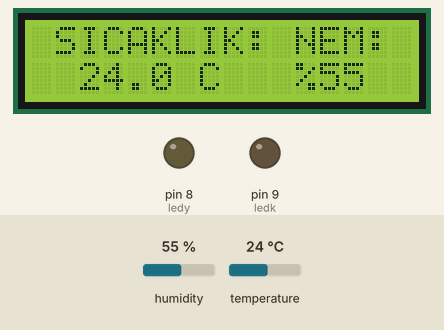
Recording of a sketch running on a simulated Arduino Uno, built with avr-gcc and run on an emulated ATmega328P. On the bench: 16×2 character LCD, output pins drawn as LEDs (lit = HIGH). The test bench sets the inputs (shaded band); at power-on: humidity 55 %, temperature 24 °C.

Above: at 6.2 s.
6.3 s: humidity set to 41 %
At 8.2 s:
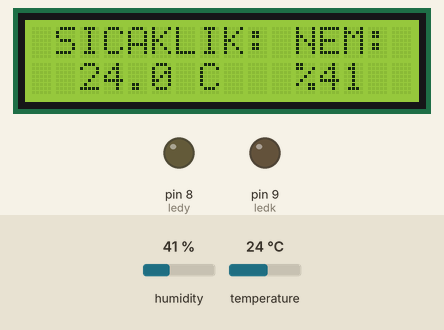
9.0 s: humidity set to 38 %
At 10.0 s:
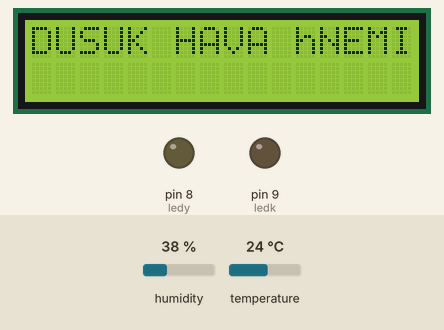
14.9 s: temperature set to 12 °C
At 16.3 s:
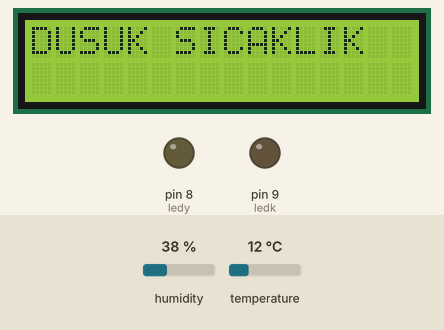
20.8 s: temperature set to 28 °C
At 24.5 s:
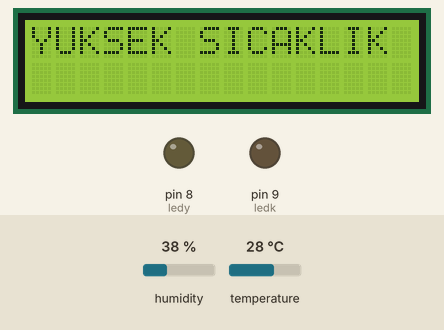
26.2 s: humidity set to 68 %
At 30.7 s:
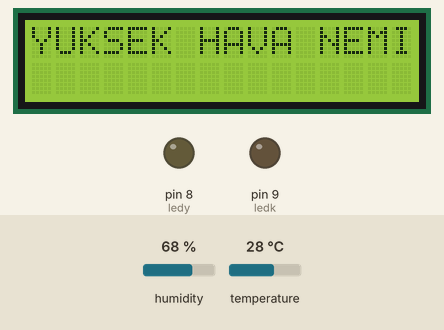
Timing chart, 0 to 32.2 s (numbered marks = the images above; inputs shaded):
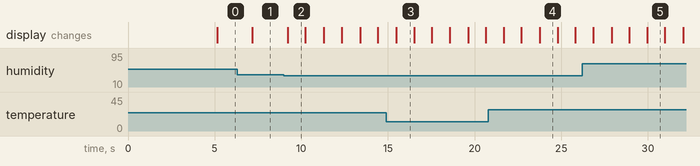

Measured:
- the behaviour switches between 40 and 39 % on humidity (found by bisection; images 1 and 2)
- after the input at 6.3 s, the display: changes after 0.86 s (image 1)
- after the input at 9.0 s, the display: changes after 0.20 s (image 2)
- after the input at 14.9 s, the display: changes after 0.59 s (image 3)
- after the input at 20.8 s, the display: first differs from a run without the input after 3.0 s (image 4)
- what the display in image 2 shows lasts 1.0 s, from 9.2 s to 10.2 s

The sketch:

dht11_lcd.ino
```cpp
#include <LiquidCrystal_I2C.h>  //Kütüphaneleri anlat
#include <DHT.h>
#include <Wire.h>

#define DHTPIN 2           //Burada sensörün sinyal pininin nereye bağlanacağını seçiyorum
#define DHTTYPE DHT11      //Burada sensör modelini ayarlıyorum
DHT dht(DHTPIN, DHTTYPE);  //pin ve model bilgilerini DHT değişkeninin içine atıyorum.

LiquidCrystal_I2C lcd(0x27, 16, 2);


int ledy = 8;
int ledk = 9;

void setup() {
  lcd.init();
  lcd.backlight();
  dht.begin();
  Serial.begin(9600);

  pinMode(ledy, OUTPUT);
  pinMode(ledk, OUTPUT);

  lcd.setCursor(2, 0);
  lcd.print("ELKA BILISIM");
  lcd.setCursor(3, 1);
  lcd.print("TERMOMETRE");
  delay(5000);
  lcd.clear();
}

void loop() {
  float temperature = dht.readTemperature();
  float humidity = dht.readHumidity();

  lcd.setCursor(1, 0);
  lcd.print("SICAKLIK:");
  lcd.setCursor(7, 1);
  lcd.print("C");
  lcd.setCursor(11, 0);
  lcd.print("NEM:");
  lcd.setCursor(11, 1);
  lcd.print("%");

  lcd.setCursor(2, 1);
  lcd.print(temperature, 1);

  lcd.setCursor(12, 1);
  lcd.print(humidity, 0);


  if (temperature < 20)  //1.koşul:düşük sıcaklık uyarısı
  {
    lcd.clear();
    lcd.setCursor(0, 0);
    lcd.print("DUSUK SICAKLIK");
    delay(1000);
    lcd.clear();
    lcd.setCursor(1, 0);
    lcd.print("SICAKLIK:");
    lcd.setCursor(7, 1);
    lcd.print("C");
    lcd.setCursor(11, 0);
    lcd.print("NEM:");
    lcd.setCursor(11, 1);
    lcd.print("%");

    lcd.setCursor(2, 1);
    lcd.print(temperature, 1);

    lcd.setCursor(12, 1);
    lcd.print(humidity, 0);
    delay(1000);
  }

  if (temperature > 25) //2.koşul:yüksek sıcaklık uyarısı
  {
    lcd.clear();
    lcd.setCursor(0, 0);
    lcd.print("YUKSEK SICAKLIK");
    delay(1000);
    lcd.clear();
    lcd.setCursor(1, 0);
    lcd.print("SICAKLIK:");
    lcd.setCursor(7, 1);
    lcd.print("C");
    lcd.setCursor(11, 0);
    lcd.print("NEM:");
    lcd.setCursor(11, 1);
    lcd.print("%");

    lcd.setCursor(2, 1);
    lcd.print(temperature, 1);

    lcd.setCursor(12, 1);
    lcd.print(humidity, 0);
    delay(1000);
  }

  if (humidity < 40) //düşük nem uyarısı
  {
    lcd.clear();
    lcd.setCursor(0, 0);
    lcd.print("DUSUK HAVA hNEMI");
    delay(1000);
    lcd.clear();
    lcd.setCursor(1, 0);
    lcd.print("SICAKLIK:");
    lcd.setCursor(7, 1);
    lcd.print("C");
    lcd.setCursor(11, 0);
    lcd.print("NEM:");
    lcd.setCursor(11, 1);
    lcd.print("%");

    lcd.setCursor(2, 1);
    lcd.print(temperature, 1);

    lcd.setCursor(12, 1);
    lcd.print(humidity, 0);
    delay(1000);
  }

  if (humidity > 60) //yüksek nem uyarısı
  {
    lcd.clear();
    lcd.setCursor(0, 0);
    lcd.print("YUKSEK HAVA NEMI");
    delay(1000);
    lcd.clear();
    lcd.setCursor(1, 0);
    lcd.print("SICAKLIK:");
    lcd.setCursor(7, 1);
    lcd.print("C");
    lcd.setCursor(11, 0);
    lcd.print("NEM:");
    lcd.setCursor(11, 1);
    lcd.print("%");

    lcd.setCursor(2, 1);
    lcd.print(temperature, 1);

    lcd.setCursor(12, 1);
    lcd.print(humidity, 0);
    delay(1000);
  }
}
```
